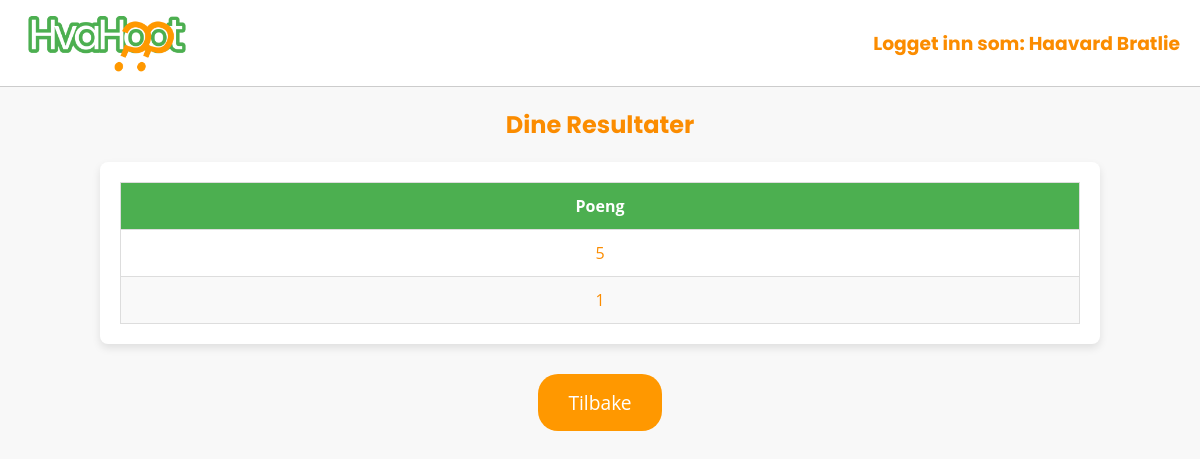
Before: /user_highscore (signed in) with the older database file.
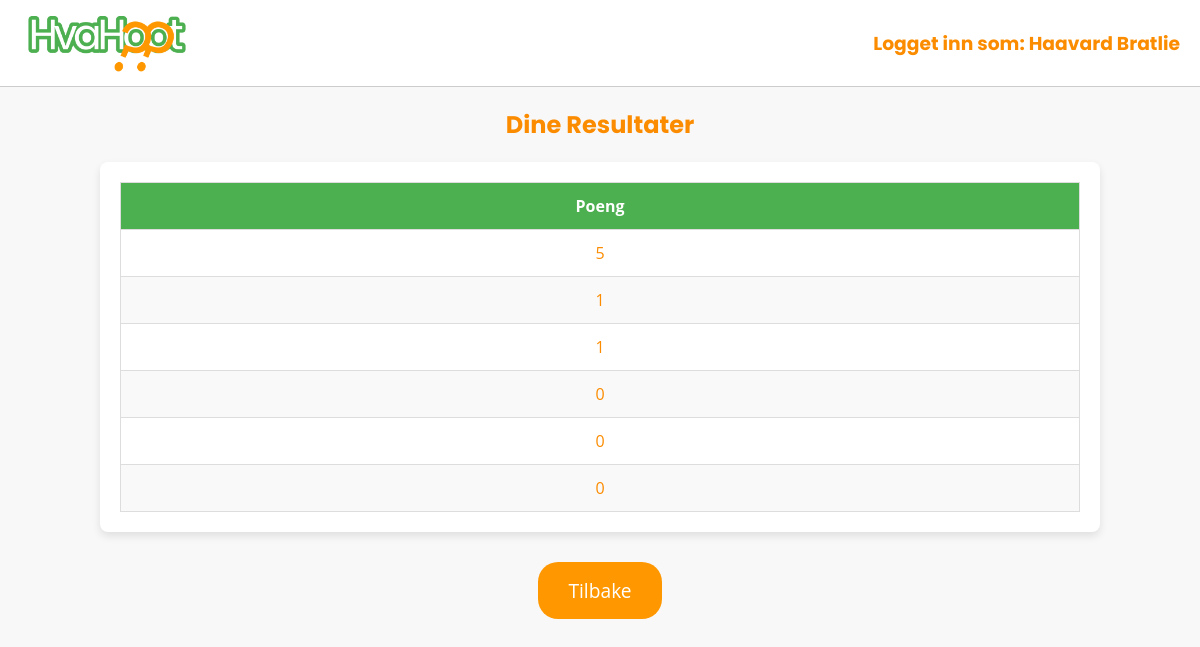
After: the same page with the newer database file.
### tables this page shows
CREATE TABLE results (
            id INTEGER PRIMARY KEY AUTOINCREMENT,
            user_id INTEGER,
            score INTEGER,
            timestamp DATETIME DEFAULT CURRENT_TIMESTAMP,
            FOREIGN KEY(user_id) REFERENCES users(id)
        );

### app.py (the view)
@app.route('/user_highscore')
def user_highscore_page():
    if 'user_id' in session:
        user_id = session['user_id']
        top_results = get_user_highscore_results(user_id)
        return render_template('user_highscore.html', top_results=top_results)
    else:
        return redirect('/login')

### app.py (called while the page is built)
def get_user_highscore_results(user_id):
    conn = sqlite3.connect("database.db")
    cursor = conn.cursor()
    sql = '''
        SELECT score
        FROM results
        WHERE user_id = ?
        ORDER BY score DESC
        LIMIT 10
    '''
    cursor.execute(sql, (user_id,))
    top_results = cursor.fetchall()
    conn.close()
    return top_results

### templates/user_highscore.html (shortened to what this page needs)
{% extends "base.html" %}
{% block content %}
<h2 class="font">Dine Resultater</h2>
<div class="table-container">
    <table class="table">
        <thead>
            <tr>
                <th>Poeng</th>
            </tr>
        </thead>
        <tbody>
            {% for result in top_results %}
            <tr>
                <td>{{ result[0] }}</td>
            </tr>
            {% endfor %}
        </tbody>
    </table>
</div>
{% endblock %}

Changed rows visible on the page:
added results: score "1"
added results: score "0"
added results: score "0"
added results: score "0"
